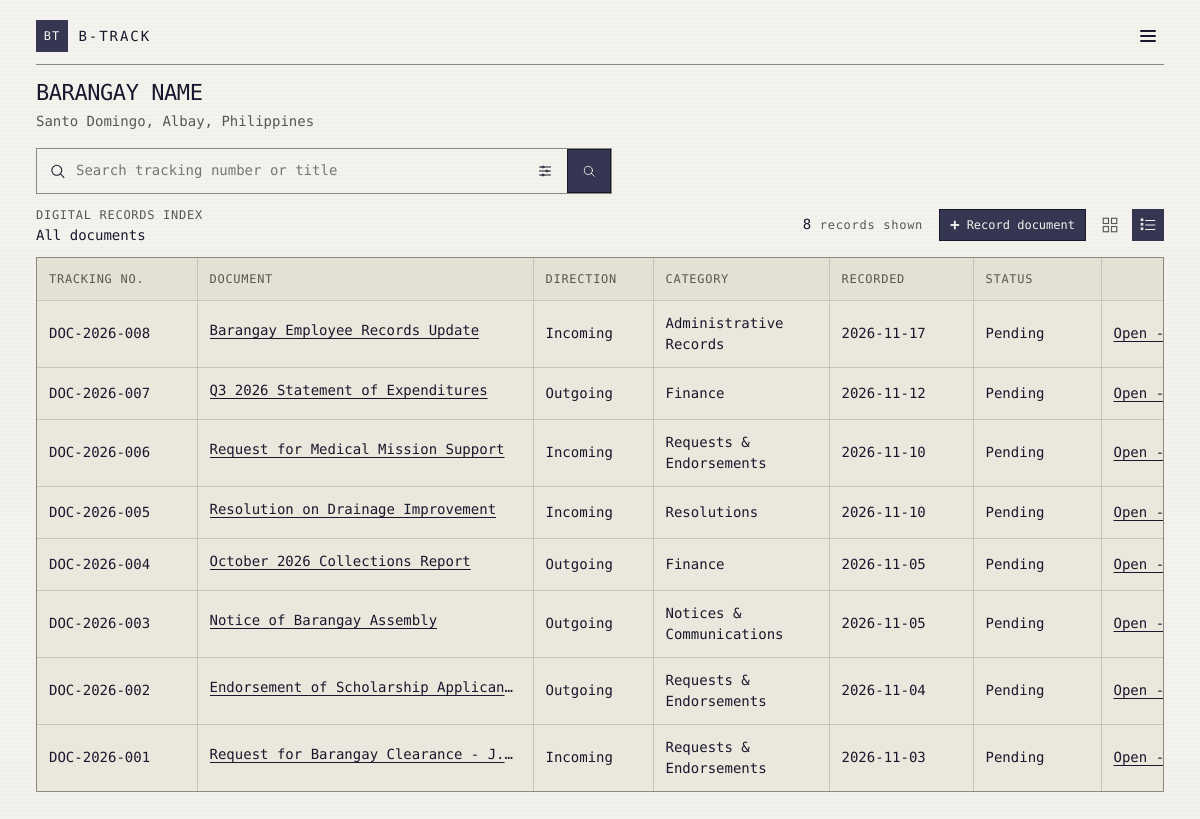
The page /documents/index.php (signed in) on the database its author committed.
### tables this page shows
CREATE TABLE Documents (
  document_id      INT AUTO_INCREMENT PRIMARY KEY,
  tracking_number  VARCHAR(30)  NOT NULL UNIQUE,
  title            VARCHAR(150) NOT NULL,
  type_id          INT NOT NULL,
  committee_id     INT NULL,
  direction        VARCHAR(20)  NOT NULL,
  sender_recipient VARCHAR(100) NOT NULL,
  date_received    DATE NOT NULL,
  status           VARCHAR(30)  NOT NULL DEFAULT 'Pending',
  location_id      INT NOT NULL,
  recorded_by      INT NOT NULL,
  created_at       DATETIME NOT NULL DEFAULT CURRENT_TIMESTAMP,
  CONSTRAINT chk_tracking  CHECK (tracking_number REGEXP '^DOC-[0-9]{4}-[0-9]{3}$'),
  CONSTRAINT chk_direction CHECK (direction IN ('Incoming','Outgoing')),
  CONSTRAINT chk_sender    CHECK (CHAR_LENGTH(TRIM(sender_recipient)) > 0),
  CONSTRAINT chk_status    CHECK (status IN ('Pending','In Process','Completed')),
  FOREIGN KEY (type_id)      REFERENCES Document_Types(type_id),
  FOREIGN KEY (committee_id) REFERENCES Committees(committee_id),
  FOREIGN KEY (location_id)  REFERENCES Storage_Locations(location_id),
  FOREIGN KEY (recorded_by)  REFERENCES Users(user_id)
) AUTO_INCREMENT=1001;

CREATE TABLE Document_Types (
  type_id      INT AUTO_INCREMENT PRIMARY KEY,
  type_name    VARCHAR(60) NOT NULL UNIQUE,
  is_financial BOOLEAN NOT NULL DEFAULT FALSE
) AUTO_INCREMENT=401;

### config/database.php (called while the page is built, shortened)
<?php
function db(): PDO
{
    static $connection = null;
    if ($connection instanceof PDO) {
        return $connection;
    }
    $dsn = sprintf('mysql:host=%s;port=%s;dbname=%s;charset=utf8mb4', DB_HOST, DB_PORT, DB_NAME);
    $connection = new PDO($dsn, DB_USER, DB_PASSWORD, [
        PDO::ATTR_ERRMODE => PDO::ERRMODE_EXCEPTION,
        PDO::ATTR_DEFAULT_FETCH_MODE => PDO::FETCH_ASSOC,
        PDO::ATTR_EMULATE_PREPARES => false,
    ]);
    return $connection;
}

### includes/functions.php (called while the page is built, shortened)
<?php
function fetch_documents(): array
{
    $sql = <<<'SQL'
        SELECT d.document_id AS id,
               d.tracking_number AS tracking,
               d.title,
               t.type_name AS category,
               d.direction,
               d.sender_recipient AS party_name,
               d.date_received AS recorded,
               d.status,
               CONCAT(l.cabinet, ' / ', l.drawer, ' / ', l.folder) AS location,
               d.created_at AS recorded_at,
               u.full_name AS recorded_by
        FROM Documents d
        JOIN Document_Types t ON t.type_id = d.type_id
        JOIN Storage_Locations l ON l.location_id = d.location_id
        JOIN Users u ON u.user_id = d.recorded_by
        ORDER BY d.created_at DESC, d.document_id DESC
        SQL;
    return db()->query($sql)->fetchAll();
}

### documents/index.php (the view, shortened to what this page needs)
<?php
$barangayName = 'BARANGAY NAME';
try {
    $documents = fetch_documents();
} catch (PDOException $exception) {
    error_log('B-TRACK document list database error: ' . $exception->getMessage());
    $documents = [];
    $databaseError = 'Unable to load records from the database. Check that MySQL is running.';
}
$searchQuery = trim((string) ($_GET['search'] ?? ''));
$selectedYear = array_key_exists('year', $_GET) ? trim((string) $_GET['year']) : '2026';
$selectedStatus = trim((string) ($_GET['status'] ?? ''));
$filterWasSubmitted = $searchQuery !== ''
    || $selectedStatus !== ''
    || (array_key_exists('year', $_GET) && $selectedYear !== '');
$filteredDocuments = array_values(array_filter(
    $documents,
    static function (array $document) use ($searchQuery, $selectedYear, $selectedStatus): bool {
        $matchesSearch = $searchQuery === ''
            || stripos((string) ($document['tracking'] ?? ''), $searchQuery) !== false
            || stripos((string) ($document['title'] ?? ''), $searchQuery) !== false;
        $recordedDate = (string) ($document['recorded'] ?? $document['recorded_at'] ?? '');
        $timestamp = $recordedDate !== '' ? strtotime($recordedDate) : false;
        $recordYear = $timestamp !== false ? date('Y', $timestamp) : '';
        $matchesYear = $selectedYear === '' || $recordYear === $selectedYear;
        $matchesStatus = $selectedStatus === ''
            || strcasecmp((string) ($document['status'] ?? ''), $selectedStatus) === 0;
        return $matchesSearch && $matchesYear && $matchesStatus;
    }
));
usort(
    $filteredDocuments,
    static function (array $first, array $second): int {
        $firstDate = strtotime((string) ($first['recorded'] ?? $first['recorded_at'] ?? '')) ?: 0;
        $secondDate = strtotime((string) ($second['recorded'] ?? $second['recorded_at'] ?? '')) ?: 0;
        return $secondDate <=> $firstDate;
    }
);
?>
<!DOCTYPE html>
<html lang="en">
<head>
    <link rel="stylesheet" href="../assets/css/dashboard.css">
</head>
<body>
    <div class="app-shell">
        <main class="main-content" id="main-content">
            <header class="system-bar">
                <div>
                    <div class="topbar-brand" aria-label="B-TRACK">
                        <span class="topbar-brand-mark" aria-hidden="true">BT</span>
                        <span class="topbar-brand-name">B-TRACK</span>
                    </div>
                    <button class="menu-toggle" type="button" data-sidebar-toggle aria-controls="app-sidebar" aria-expanded="false">
                        <svg viewBox="0 0 24 24" aria-hidden="true"><path d="M4 6h16M4 12h16M4 18h16"></path></svg>
                    </button>
                </div>
            </header>
            <section class="page-heading" aria-labelledby="page-title">
                <div>
                    <h1 id="page-title"><?= htmlspecialchars($barangayName, ENT_QUOTES, 'UTF-8') ?></h1>
                    <p>Santo Domingo, Albay, Philippines</p>
                </div>
            </section>
            <section class="workspace-toolbar" aria-label="Document list controls">
                <form class="filters" action="index.php" method="get" data-search-filters>
                    <div class="search-control">
                        <label class="search-field">
                            <svg viewBox="0 0 24 24" aria-hidden="true"><circle cx="11" cy="11" r="7"></circle><path d="m16 16 5 5"></path></svg>
                            <input type="search" name="search" value="<?= htmlspecialchars($searchQuery, ENT_QUOTES, 'UTF-8') ?>" placeholder="Search tracking number or title">
                        </label>
                        <button class="filter-toggle" type="button" aria-label="Open search filters" aria-controls="search-filter-panel" aria-expanded="false" data-filter-toggle>
                        </button>
                        <button class="search-submit" type="submit" aria-label="Search documents" title="Search documents">
                            <svg viewBox="0 0 24 24" aria-hidden="true"><circle cx="11" cy="11" r="7"></circle><path d="m16 16 5 5"></path></svg>
                        </button>
                    </div>
                </form>
            </section>
            <section class="record-list-section" aria-labelledby="record-list-title" data-list-region>
                <header class="section-heading record-list-heading">
                    <div>
                        <span>DIGITAL RECORDS INDEX</span>
                        <h2 id="record-list-title">All documents</h2>
                    </div>
                    <div class="record-list-heading__right">
                        <p><strong><?= number_format(count($filteredDocuments)) ?></strong> records shown</p>
                        <div class="section-actions">
                            <a class="button button--primary" href="create.php" aria-label="Record document"><span aria-hidden="true">+</span> Record document</a>
                            <div class="view-tabs" aria-label="Document views">
                                <a href="../dashboard.php" aria-label="Grid View" title="Grid View">
                                    <svg viewBox="0 0 24 24" aria-hidden="true"><rect x="3" y="3" width="7" height="7"></rect><rect x="14" y="3" width="7" height="7"></rect><rect x="3" y="14" width="7" height="7"></rect><rect x="14" y="14" width="7" height="7"></rect></svg>
                                </a>
                                <a class="is-active" href="index.php" aria-current="page" aria-label="List View" title="List View">
                                    <svg viewBox="0 0 24 24" aria-hidden="true"><path d="M9 6h12M9 12h12M9 18h12"></path><rect x="3" y="4" width="2" height="2"></rect><rect x="3" y="10" width="2" height="2"></rect><rect x="3" y="16" width="2" height="2"></rect></svg>
                                </a>
                            </div>
                        </div>
                    </div>
                </header>
                <?php if (count($filteredDocuments) === 0): ?>
                    <div class="list-state" role="status">
                        <svg viewBox="0 0 24 24" aria-hidden="true"><path d="M4 3h11l5 5v13H4z"></path><path d="M15 3v6h5M8 13h8M8 17h5"></path></svg>
                        <?php if ($filterWasSubmitted): ?>
                            <span>[ NO MATCHES ]</span>
                            <h3>No records match your search</h3>
                            <p>Try another keyword or remove one of the selected filters.</p>
                            <a href="index.php?year=">Clear search and filters</a>
                        <?php else: ?>
                            <span>[ EMPTY LIST ]</span>
                            <h3>No documents recorded yet</h3>
                            <p>Recorded incoming and outgoing documents will appear here.</p>
                            <a href="create.php">Record the first document</a>
                        <?php endif; ?>
                    </div>
                <?php else: ?>
                    <div class="record-table-wrap" tabindex="0" aria-label="Document records table. Scroll horizontally to view all columns.">
                        <table class="record-table">
                            <thead>
                                <tr>
                                    <th scope="col">Tracking no.</th>
                                    <th scope="col">Document</th>
                                    <th scope="col">Direction</th>
                                    <th scope="col">Category</th>
                                    <th scope="col">Recorded</th>
                                    <th scope="col">Status</th>
                                    <th scope="col"><span class="sr-only">Actions</span></th>
                                </tr>
                            </thead>
                            <tbody>
                                <?php foreach ($filteredDocuments as $document): ?>
                                    <?php $statusClass = strtolower(str_replace(' ', '-', (string) ($document['status'] ?? ''))); ?>
                                    <tr>
                                        <td><strong><?= htmlspecialchars((string) ($document['tracking'] ?? '—'), ENT_QUOTES, 'UTF-8') ?></strong></td>
                                        <td>
                                            <a class="record-title" href="view.php?id=<?= urlencode((string) ($document['id'] ?? '')) ?>"><?= htmlspecialchars((string) ($document['title'] ?? 'Untitled document'), ENT_QUOTES, 'UTF-8') ?></a>
                                        </td>
                                        <td><?= htmlspecialchars((string) ($document['direction'] ?? '—'), ENT_QUOTES, 'UTF-8') ?></td>
                                        <td><?= htmlspecialchars((string) ($document['category'] ?? 'Unfiled'), ENT_QUOTES, 'UTF-8') ?></td>
                                        <td><?= htmlspecialchars((string) ($document['recorded'] ?? $document['recorded_at'] ?? '—'), ENT_QUOTES, 'UTF-8') ?></td>
                                        <td><span class="status status--<?= htmlspecialchars($statusClass, ENT_QUOTES, 'UTF-8') ?>"><?= htmlspecialchars((string) ($document['status'] ?? 'Unknown'), ENT_QUOTES, 'UTF-8') ?></span></td>
                                        <td><a class="row-action" href="view.php?id=<?= urlencode((string) ($document['id'] ?? '')) ?>" aria-label="Open <?= htmlspecialchars((string) ($document['tracking'] ?? 'document'), ENT_QUOTES, 'UTF-8') ?>">Open -&gt;</a></td>
                                    </tr>
                                <?php endforeach; ?>
                            </tbody>
                        </table>
                    </div>
                <?php endif; ?>
            </section>
        </main>
    </div>
</body>
</html>

### rows shown on the page
documents: tracking_number "DOC-2026-008", title "Barangay Employee Records Update", direction "Incoming", type.type_name "Administrative Records", date_received "2026-11-17", status "Pending"
documents: tracking_number "DOC-2026-007", title "Q3 2026 Statement of Expenditures", direction "Outgoing", type.type_name "Finance", date_received "2026-11-12", status "Pending"
documents: tracking_number "DOC-2026-006", title "Request for Medical Mission Support", direction "Incoming", type.type_name "Requests & Endorsements", date_received "2026-11-10", status "Pending"
documents: tracking_number "DOC-2026-005", title "Resolution on Drainage Improvement", direction "Incoming", type.type_name "Resolutions", date_received "2026-11-10", status "Pending"
documents: tracking_number "DOC-2026-004", title "October 2026 Collections Report", direction "Outgoing", type.type_name "Finance", date_received "2026-11-05", status "Pending"
documents: tracking_number "DOC-2026-003", title "Notice of Barangay Assembly", direction "Outgoing", type.type_name "Notices & Communications", date_received "2026-11-05", status "Pending"
documents: tracking_number "DOC-2026-002", title "Endorsement of Scholarship Applicants", direction "Outgoing", type.type_name "Requests & Endorsements", date_received "2026-11-04", status "Pending"
documents: tracking_number "DOC-2026-001", title "Request for Barangay Clearance - J.…", direction "Incoming", type.type_name "Requests & Endorsements", date_received "2026-11-03", status "Pending"

### other values the page prints
$barangayName "BARANGAY NAME"
count($filteredDocuments) "8"
